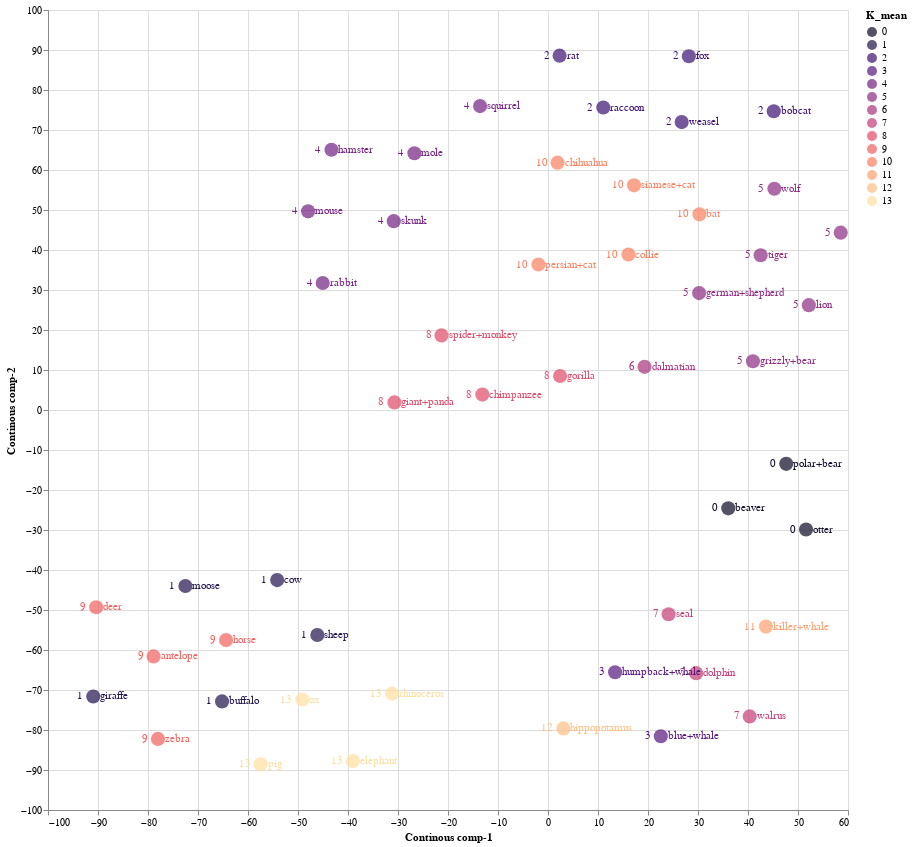

Notebook source saved alongside this figure:
### Code cell
source = tsne_continous_df1

points = alt.Chart(source).mark_circle(size=200).encode(
    x='Continous comp-1:Q',
    y='Continous comp-2:Q',
    color=alt.Color('K_mean:N', scale=alt.Scale(scheme='Magma'))
    ).properties(
    width=800,
    height=800
)

text1 = points.mark_text(
    align='left',
    baseline='middle',
    dx=7
).encode(
    text='index:N'
)

text2 = points.mark_text(
    align='right',
    baseline='middle',
    dx=-10
).encode(
    text='K_mean:N'
)

points.interactive() + text1 + text2

### Figure 1 — Vega-Lite specification as saved in the notebook (floating-point values rounded to 4 significant figures)
{"config": {"view": {"continuousWidth": 400, "continuousHeight": 300}}, "layer": [{"mark": {"type": "circle", "size": 200}, "encoding": {"color": {"field": "K_mean", "scale": {"scheme": "Magma"}, "type": "nominal"}, "x": {"field": "Continous comp-1", "type": "quantitative"}, "y": {"field": "Continous comp-2", "type": "quantitative"}}, "height": 800, "selection": {"selector001": {"type": "interval", "bind": "scales", "encodings": ["x", "y"]}}, "width": 800}, {"mark": {"type": "text", "align": "left", "baseline": "middle", "dx": 7}, "encoding": {"color": {"field": "K_mean", "scale": {"scheme": "Magma"}, "type": "nominal"}, "text": {"field": "index", "type": "nominal"}, "x": {"field": "Continous comp-1", "type": "quantitative"}, "y": {"field": "Continous comp-2", "type": "quantitative"}}, "height": 800, "width": 800}, {"mark": {"type": "text", "align": "right", "baseline": "middle", "dx": -10}, "encoding": {"color": {"field": "K_mean", "scale": {"scheme": "Magma"}, "type": "nominal"}, "text": {"field": "K_mean", "type": "nominal"}, "x": {"field": "Continous comp-1", "type": "quantitative"}, "y": {"field": "Continous comp-2", "type": "quantitative"}}, "height": 800, "width": 800}], "data": {"name": "data-dd0697f0ecc2c7abc512a59eed33f881"}, "$schema": "https://vega.github.io/schema/vega-lite/v4.17.0.json", "datasets": {"data-dd0697f0ecc2c7abc512a59eed33f881": [{"Continous comp-1": -78.89, "Continous comp-2": -61.6, "index": "antelope", "order": "ARTIODACTYLA", "family": "BOVIDAE", "K_mean": 9}, {"Continous comp-1": 40.99, "Continous comp-2": 12.2, "index": "grizzly+bear", "order": "CARNIVORA", "family": "URSIDAE", "K_mean": 5}, {"Continous comp-1": 43.58, "Continous comp-2": -54.14, "index": "killer+whale", "order": "ARTIODACTYLA", "family": "DELPHINIDAE", "K_mean": 11}, {"Continous comp-1": 36.06, "Continous comp-2": -24.59, "index": "beaver", "order": "RODENTIA", "family": "APLODONTIIDAE", "K_mean": 0}, {"Continous comp-1": 19.31, "Continous comp-2": 10.79, "index": "dalmatian", "order": "CARNIVORA", "family": "CANIDAE", "K_mean": 6}, {"Continous comp-1": -1.918, "Continous comp-2": 36.37, "index": "persian+cat", "order": "CARNIVORA", "family": "FELIDAE", "K_mean": 10}, {"Continous comp-1": -64.39, "Continous comp-2": -57.52, "index": "horse", "order": "PERISSODACTYLA", "family": "EQUIDAE", "K_mean": 9}, {"Continous comp-1": 30.22, "Continous comp-2": 29.23, "index": "german+shepherd", "order": "CARNIVORA", "family": "CANIDAE", "K_mean": 5}, {"Continous comp-1": 22.56, "Continous comp-2": -81.55, "index": "blue+whale", "order": "ARTIODACTYLA", "family": "BALAENOPTERIDAE", "K_mean": 3}, {"Continous comp-1": 17.21, "Continous comp-2": 56.16, "index": "siamese+cat", "order": "CARNIVORA", "family": "FELIDAE", "K_mean": 10}, {"Continous comp-1": -30.84, "Continous comp-2": 47.21, "index": "skunk", "order": "CARNIVORA", "family": "MEPHITIDAE", "K_mean": 4}, {"Continous comp-1": -26.71, "Continous comp-2": 64.19, "index": "mole", "order": "EULIPOTYPHLA", "family": "TALPIDAE", "K_mean": 4}, {"Continous comp-1": 42.53, "Continous comp-2": 38.68, "index": "tiger", "order": "CARNIVORA", "family": "FELIDAE", "K_mean": 5}, {"Continous comp-1": 3.075, "Continous comp-2": -79.6, "index": "hippopotamus", "order": "ARTIODACTYLA", "family": "HIPPOPOTAMIDAE", "K_mean": 12}, {"Continous comp-1": 58.55, "Continous comp-2": 44.34, "index": "leopard", "order": "CARNIVORA", "family": "FELIDAE", "K_mean": 5}, {"Continous comp-1": -72.52, "Continous comp-2": -44.0, "index": "moose", "order": "ARTIODACTYLA", "family": "CERVIDAE", "K_mean": 1}, {"Continous comp-1": -21.3, "Continous comp-2": 18.64, "index": "spider+monkey", "order": "PRIMATES", "family": "ATELIDAE", "K_mean": 8}, {"Continous comp-1": 13.42, "Continous comp-2": -65.57, "index": "humpback+whale", "order": "ARTIODACTYLA", "family": "BALAENOPTERIDAE", "K_mean": 3}, {"Continous comp-1": -39.03, "Continous comp-2": -87.75, "index": "elephant", "order": "PROBOSCIDEA", "family": "ELEPHANTIDAE", "K_mean": 13}, {"Continous comp-1": 2.42, "Continous comp-2": 8.499, "index": "gorilla", "order": "PRIMATES", "family": "HOMINIDAE", "K_mean": 8}, {"Continous comp-1": -49.14, "Continous comp-2": -72.38, "index": "ox", "order": "ARTIODACTYLA", "family": "BOVIDAE", "K_mean": 13}, {"Continous comp-1": 28.17, "Continous comp-2": 88.44, "index": "fox", "order": "CARNIVORA", "family": "CANIDAE", "K_mean": 2}, {"Continous comp-1": -46.13, "Continous comp-2": -56.26, "index": "sheep", "order": "ARTIODACTYLA", "family": "BOVIDAE", "K_mean": 1}, {"Continous comp-1": 24.11, "Continous comp-2": -51.07, "index": "seal", "order": "CARNIVORA", "family": "PHOCIDAE", "K_mean": 7}, {"Continous comp-1": -13.13, "Continous comp-2": 3.845, "index": "chimpanzee", "order": "PRIMATES", "family": "HOMINIDAE", "K_mean": 8}, {"Continous comp-1": -43.31, "Continous comp-2": 65.05, "index": "hamster", "order": "RODENTIA", "family": "CRICETIDAE", "K_mean": 4}, {"Continous comp-1": -13.58, "Continous comp-2": 75.97, "index": "squirrel", "order": "RODENTIA", "family": "SCIURIDAE", "K_mean": 4}, {"Continous comp-1": -31.21, "Continous comp-2": -70.92, "index": "rhinoceros", "order": "PERISSODACTYLA", "family": "RHINOCEROTIDAE", "K_mean": 13}, {"Continous comp-1": -45.06, "Continous comp-2": 31.76, "index": "rabbit", "order": "LAGOMORPHA", "family": "LEPORIDAE", "K_mean": 4}, {"Continous comp-1": 30.29, "Continous comp-2": 48.92, "index": "bat", "order": "CHIROPTERA", "family": "PHYLLOSTOMIDAE", "K_mean": 10}, {"Continous comp-1": -90.94, "Continous comp-2": -71.61, "index": "giraffe", "order": "ARTIODACTYLA", "family": "GIRAFFIDAE", "K_mean": 1}, {"Continous comp-1": 45.28, "Continous comp-2": 55.31, "index": "wolf", "order": "CARNIVORA", "family": "CANIDAE", "K_mean": 5}, {"Continous comp-1": 1.91, "Continous comp-2": 61.84, "index": "chihuahua", "order": "CARNIVORA", "family": "CANIDAE", "K_mean": 10}, {"Continous comp-1": 2.317, "Continous comp-2": 88.58, "index": "rat", "order": "RODENTIA", "family": "CRICETIDAE", "K_mean": 2}, {"Continous comp-1": 26.73, "Continous comp-2": 71.98, "index": "weasel", "order": "CARNIVORA", "family": "MUSTELIDAE", "K_mean": 2}, {"Continous comp-1": 51.61, "Continous comp-2": -29.88, "index": "otter", "order": "CARNIVORA", "family": "MUSTELIDAE", "K_mean": 0}, {"Continous comp-1": -65.19, "Continous comp-2": -72.86, "index": "buffalo", "order": "ARTIODACTYLA", "family": "BOVIDAE", "K_mean": 1}, {"Continous comp-1": -78.01, "Continous comp-2": -82.22, "index": "zebra", "order": "PERISSODACTYLA", "family": "EQUIDAE", "K_mean": 9}, {"Continous comp-1": -30.72, "Continous comp-2": 1.894, "index": "giant+panda", "order": "CARNIVORA", "family": "URSIDAE", "K_mean": 8}, {"Continous comp-1": -90.36, "Continous comp-2": -49.31, "index": "deer", "order": "ARTIODACTYLA", "family": "CERVIDAE", "K_mean": 9}, {"Continous comp-1": 45.15, "Continous comp-2": 74.68, "index": "bobcat", "order": "CARNIVORA", "family": "FELIDAE", "K_mean": 2}, {"Continous comp-1": -57.47, "Continous comp-2": -88.56, "index": "pig", "order": "ARTIODACTYLA", "family": "SUIDAE", "K_mean": 13}, {"Continous comp-1": 52.17, "Continous comp-2": 26.22, "index": "lion", "order": "CARNIVORA", "family": "FELIDAE", "K_mean": 5}, {"Continous comp-1": -47.97, "Continous comp-2": 49.67, "index": "mouse", "order": "RODENTIA", "family": "CRICETIDAE", "K_mean": 4}, {"Continous comp-1": 47.64, "Continous comp-2": -13.47, "index": "polar+bear", "order": "CARNIVORA", "family": "URSIDAE", "K_mean": 0}, {"Continous comp-1": 16.08, "Continous comp-2": 38.87, "index": "collie", "order": "CARNIVORA", "family": "CANIDAE", "K_mean": 10}, {"Continous comp-1": 40.35, "Continous comp-2": -76.6, "index": "walrus", "order": "CARNIVORA", "family": "ODOBENIDAE", "K_mean": 7}, {"Continous comp-1": 11.06, "Continous comp-2": 75.62, "index": "raccoon", "order": "CARNIVORA", "family": "PROCYONIDAE", "K_mean": 2}, {"Continous comp-1": -54.16, "Continous comp-2": -42.52, "index": "cow", "order": "ARTIODACTYLA", "family": "BOVIDAE", "K_mean": 1}, {"Continous comp-1": 29.63, "Continous comp-2": -65.8, "index": "dolphin", "order": "ARTIODACTYLA", "family": "DELPHINIDAE", "K_mean": 7}]}}
